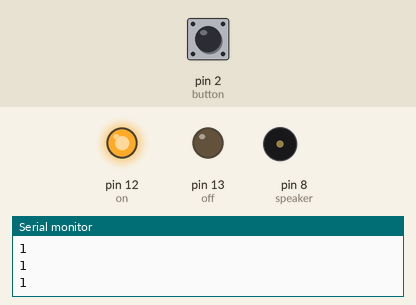
A sketch run on a simulated Arduino Uno, built with avr-gcc and run on an emulated ATmega328P. On the bench: output pins drawn as LEDs (lit = HIGH), buzzer (waves = sounding), the last lines printed to the serial monitor. The inputs (shaded band) are chosen by the test bench; at power-on: pin 2 (button) HIGH.

Above: at 1.2 s.
1.3 s: pin 2 (button) pulled LOW for 0.15 s
At 2.0 s:
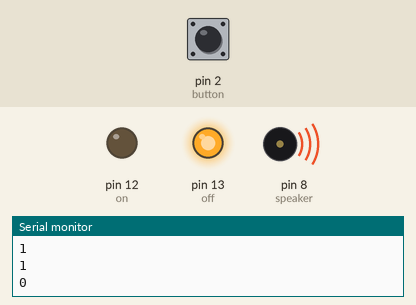
4.3 s: pin 2 (button) pulled LOW for 1 s
At 5.73 s:
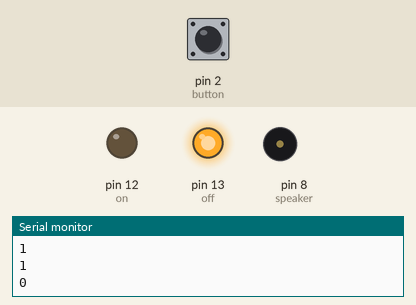
7.3 s: pin 2 (button) pulled LOW for 3.2 s
At 12.4 s:
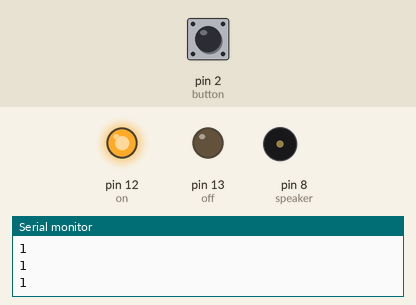
Timing chart, 0 to 13.9 s (numbered marks = the images above; inputs shaded):
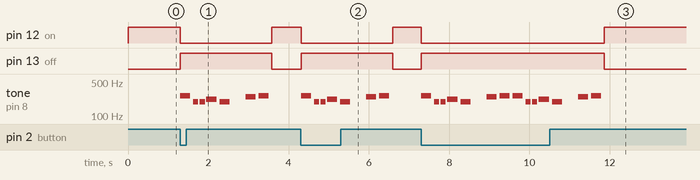

Measured:
- after the input at 1.3 s, pin 12 (on): HIGH → LOW at once, → HIGH 2.3 s later; pin 13 (off): LOW → HIGH at once, → LOW 2.3 s later; tone on pin 8 (speaker): plays 262 Hz for 0.25 s, 196 Hz for 0.13 s, 196 Hz for 0.13 s, 220 Hz for 0.25 s, 196 Hz for 0.25 s, 247 Hz for 0.25 s … (7 notes in this stretch), starting at once
- after the input at 4.3 s, pin 12 (on): HIGH → LOW at once, → HIGH 2.3 s later; pin 13 (off): LOW → HIGH at once, → LOW 2.3 s later; tone on pin 8 (speaker): plays 262 Hz for 0.25 s, 196 Hz for 0.13 s, 196 Hz for 0.13 s, 220 Hz for 0.25 s, 196 Hz for 0.25 s, 247 Hz for 0.25 s … (7 notes in this stretch), starting at once
- after the input at 7.3 s, pin 12 (on): HIGH → LOW at once, → HIGH 4.6 s later; pin 13 (off): LOW → HIGH at once, → LOW 4.6 s later; tone on pin 8 (speaker): plays 262 Hz for 0.25 s, 196 Hz for 0.13 s, 196 Hz for 0.13 s, 220 Hz for 0.25 s, 196 Hz for 0.25 s, 247 Hz for 0.25 s … (14 notes in this stretch), starting at once

The sketch:

StandbyLight_INC.ino
```cpp
#include "pitches.h"
int button = 2;
int off = 13;
int on = 12;
int speaker = 8;
int melody[] = {
  NOTE_C4, NOTE_G3,NOTE_G3, NOTE_A3, NOTE_G3,0, NOTE_B3, NOTE_C4};
int noteDurations[] = {
  4, 8, 8, 4,4,4,4,4 };


void setup() {
  Serial.begin(9600);
  pinMode(button, INPUT_PULLUP);
  pinMode(on, OUTPUT);
  pinMode(off, OUTPUT);
  pinMode(speaker, OUTPUT);
}
 void loop() {
  int state = digitalRead(button);
  Serial.println(state);
  delay(5);

  if (state == 1) {
    digitalWrite(on,HIGH);
  }
  else{
    digitalWrite(on,LOW);
  }

  if (state == 0) {
    digitalWrite(off,HIGH);
  }
  else{
    digitalWrite(off,LOW);
  }

  if (state == 0) {
    for (int thisNote = 0; thisNote < 8; thisNote++) {

    // to calculate the note duration, take one second
    // divided by the note type.
    //e.g. quarter note = 1000 / 4, eighth note = 1000/8, etc.
    int noteDuration = 1000/noteDurations[thisNote];
    tone(8, melody[thisNote],noteDuration);

    // to distinguish the notes, set a minimum time between them.
    // the note's duration + 30% seems to work well:
    int pauseBetweenNotes = noteDuration * 1.30;
    delay(pauseBetweenNotes);
    // stop the tone playing:
    }}}
```

pitches.h
```cpp
#define NOTE_B0  31
#define NOTE_C1  33
#define NOTE_CS1 35
#define NOTE_D1  37
#define NOTE_DS1 39
#define NOTE_E1  41
#define NOTE_F1  44
#define NOTE_FS1 46
#define NOTE_G1  49
#define NOTE_GS1 52
#define NOTE_A1  55
#define NOTE_AS1 58
#define NOTE_B1  62
#define NOTE_C2  65
#define NOTE_CS2 69
#define NOTE_D2  73
#define NOTE_DS2 78
#define NOTE_E2  82
#define NOTE_F2  87
#define NOTE_FS2 93
#define NOTE_G2  98
#define NOTE_GS2 104
#define NOTE_A2  110
#define NOTE_AS2 117
#define NOTE_B2  123
#define NOTE_C3  131
#define NOTE_CS3 139
#define NOTE_D3  147
#define NOTE_DS3 156
#define NOTE_E3  165
#define NOTE_F3  175
#define NOTE_FS3 185
#define NOTE_G3  196
#define NOTE_GS3 208
#define NOTE_A3  220
#define NOTE_AS3 233
#define NOTE_B3  247
#define NOTE_C4  262
#define NOTE_CS4 277
#define NOTE_D4  294
#define NOTE_DS4 311
#define NOTE_E4  330
#define NOTE_F4  349
#define NOTE_FS4 370
#define NOTE_G4  392
#define NOTE_GS4 415
#define NOTE_A4  440
#define NOTE_AS4 466
#define NOTE_B4  494
#define NOTE_C5  523
#define NOTE_CS5 554
#define NOTE_D5  587
#define NOTE_DS5 622
#define NOTE_E5  659
#define NOTE_F5  698
#define NOTE_FS5 740
#define NOTE_G5  784
#define NOTE_GS5 831
#define NOTE_A5  880
#define NOTE_AS5 932
#define NOTE_B5  988
#define NOTE_C6  1047
#define NOTE_CS6 1109
#define NOTE_D6  1175
#define NOTE_DS6 1245
#define NOTE_E6  1319
#define NOTE_F6  1397
#define NOTE_FS6 1480
#define NOTE_G6  1568
#define NOTE_GS6 1661
#define NOTE_A6  1760
#define NOTE_AS6 1865
#define NOTE_B6  1976
#define NOTE_C7  2093
#define NOTE_CS7 2217
#define NOTE_D7  2349
#define NOTE_DS7 2489
#define NOTE_E7  2637
#define NOTE_F7  2794
#define NOTE_FS7 2960
#define NOTE_G7  3136
#define NOTE_GS7 3322
#define NOTE_A7  3520
#define NOTE_AS7 3729
#define NOTE_B7  3951
#define NOTE_C8  4186
#define NOTE_CS8 4435
#define NOTE_D8  4699
#define NOTE_DS8 4978
```
